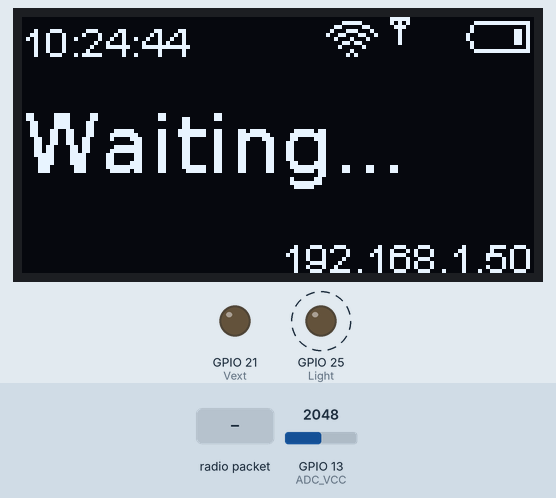
The sketch below on a simulated ESP32. On the bench: 128×64 one-colour display, output pins drawn as LEDs (lit = HIGH). Dashed ring = blinking. The inputs (shaded band) are chosen by the test bench; at power-on: GPIO 13 (ADC_VCC) = 2048. WiFi joins after 1.5 s; servers stay silent unless stated; the local clock reads 2024-03-15 10:24:30 at power-on unless the sketch sets it; random numbers use the default seed unless the sketch sets one; no radio packets arrive unless stated; what the sketch prints to the serial monitor is not drawn.

Above: at 14.5 s.
14.6 s: radio packet "1" arrives
At 16.6 s:
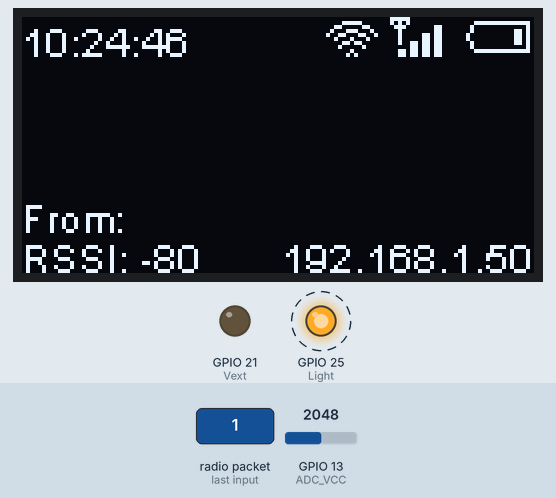
19.6 s: GPIO 13 (ADC_VCC) set to 2866
At 24.9 s:
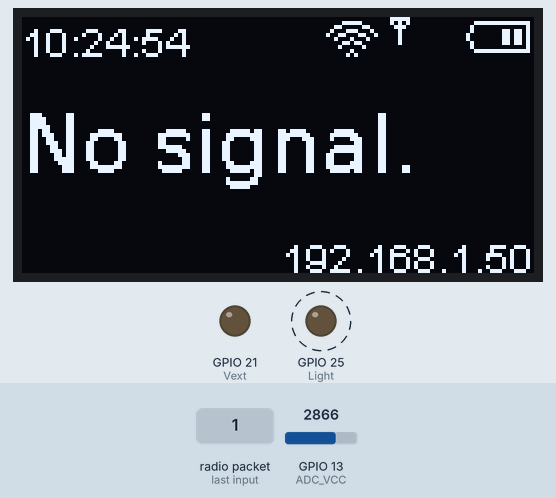
25.3 s: radio packet "0" arrives
At 26.3 s:
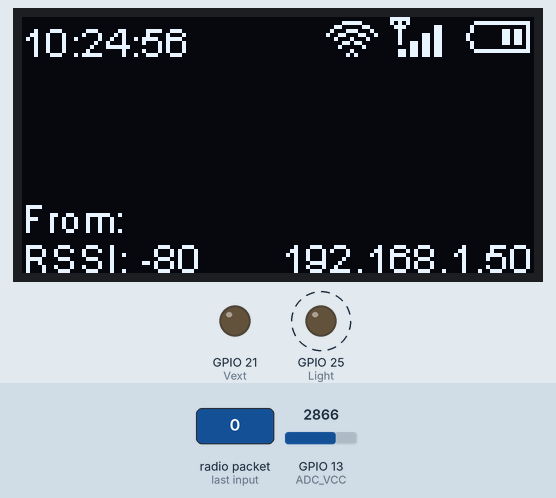
30.5 s: GPIO 13 (ADC_VCC) set to 3603
At 35.7 s:
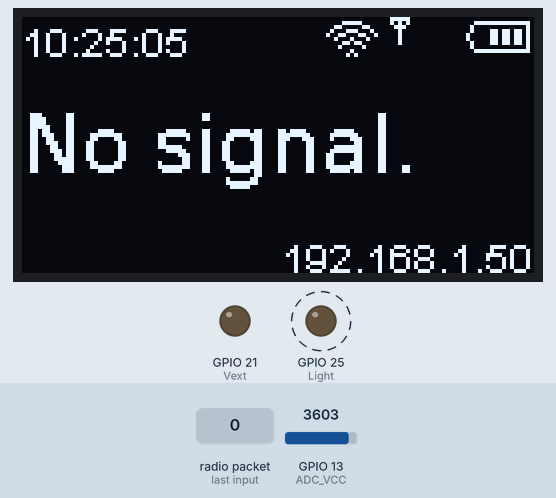
36.2 s: radio packet "2" arrives
At 38.8 s:
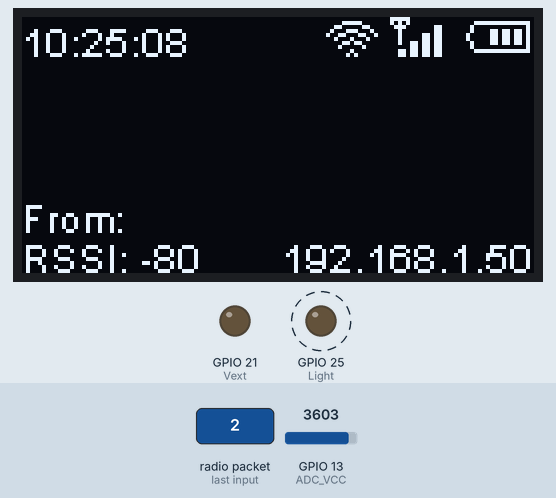
41.6 s: GPIO 13 (ADC_VCC) set to 4095
At 45.9 s:
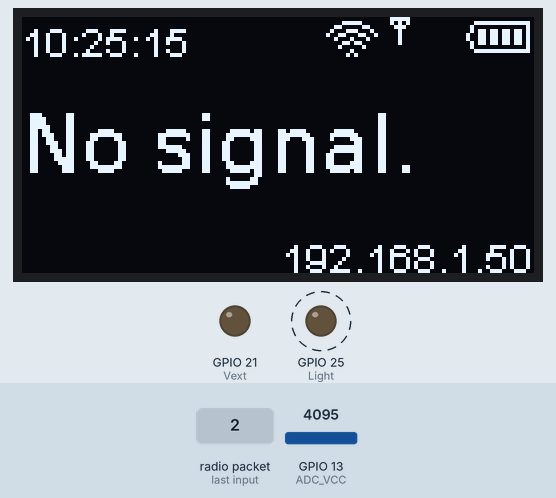
Timing chart, 0 to 48.3 s (numbered marks = the images above; inputs shaded):
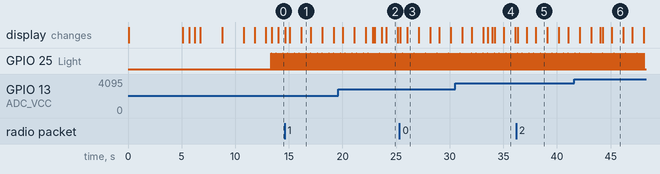

Measured:
- by itself, GPIO 25 (Light): alternates HIGH for 0.01 s and LOW for 0.20 s
- what the display in image 1 shows lasts 0.8 s, from 16.2 s to 17.0 s
- what the display in image 2 shows lasts 1.1 s, from 24.1 s to 25.2 s

The sketch:

lora-words.ino
```cpp
/*
 *
 * lora-words: simple sketch to illustrate sending and receiving
 * data over LoRa, in addition to using WiFi, getting the current
 * time from NTP, and displaying text and images on an OLED screen.
 *
 * The same code contains both sender and receiver, with
 * WORDS_SENDER defining what the built code will do.
 *
 * In sender mode, one of a list of 100 random words will be
 * sent over LoRa.
 *
 * In receive mode, the code listens for a random word, displaying
 * it on the screen, along with the LoRa RSSI, the WiFi signal
 * strength, and the current time (from NTP).
 *
 * The code is based largely on 'WiFi_LoRa_32FactoryTest.ino'
 * and other samples.
 *
 * Code has only been tested on a Heltec LoRa WiFi OLED v2 module.
 *
 * IMPORTANT: change the setting of BAND to suit your location.
 *
 */

#include <SPI.h>
#include <LoRa.h>
#include <Wire.h>
#include <time.h>
#include <ESPmDNS.h>

#include "SSD1306.h"
#include "WiFi.h"
#include "font_Dialog_plain_20.h"
#include "lora-words.h"
#include "words.h"
#include "signal_strength_xbm.h"
#include "wifi_strength_xbm.h"
#include "batt_charge_xbm.h"

#include "wifi_config.h"		// WiFi SSID and password.

// Pin definetion of WIFI LoRa 32
// HelTec AutoMation 2017 support@heltec.cn
#define SCK     5    // GPIO5  -- SX127x's SCK
#define MISO    19   // GPIO19 -- SX127x's MISO
#define MOSI    27   // GPIO27 -- SX127x's MOSI
#define SS      18   // GPIO18 -- SX127x's CS
#define RST     14   // GPIO14 -- SX127x's RESET
#define DI0     26   // GPIO26 -- SX127x's IRQ(Interrupt Request)
#define SDA      4
#define SCL     15
#define RSTOLED  16   //RST must be set by software
#define Light  25
#define ADC_VCC	(13)	// ADC to measure supply voltage. Only valid for Heltec ESP32.
#define V2  1

#ifdef V2 //WIFI Kit series V1 not support Vext control
  #define Vext  21
#endif

#define BAND    915E6 //868E6  //you can set band here directly,e.g. 868E6,915E6
#define PABOOST true

#define DISPLAY_HEIGHT 64
#define DISPLAY_WIDTH  128

#define MIN_WAIT_SECS		2*1000
#define WAIT_VARIANCE_SECS	2*1000

#define RSSI_NO_SIGNAL		(-999)

#define UTC_OFFSET 		10*60*60
#define NTP_UTC_OFFSET 	10*60*60
#define NTP_SERVER		"time.iinet.net.au" // Local NTP server.

#define WORDS_BUILD_DATE (__DATE__ __TIME__)
#define WORDS_BUILD_FILE (strrchr(__FILE__, '/') ? strrchr(__FILE__, '/') + 1 : __FILE__)

#define NAME_PREFIX		("LORA")

#define NO_DISPLAY_HOST	("LORAB2D4")	// The LoRa module with a broken display.

String rssi = "RSSI --";
String packSize = "--";
String packet;

pp_packet this_packet;

unsigned int counter = 0;

bool receiveflag = false; 		// Software flag for LoRa receiver, received data makes it true, indicating that a packet has arrived.

long lastSendTime = 0;        	// last send time
long lastReceiveTime = 0;     	// last packet received
int interval = 1000;          	// interval between sends

long lastVCCTime = 0;     		// Last time supply voltage checked.
int vcc_interval = 5 * 1000;   	// Interval between checks.

bool use_display = true;		// Always enable display (will be disabled later, if needed).

bool receive_mutex = false;

char time_buffer[9] = ""; // HH:MM:SS + NULL

int received_signal_strength = RSSI_NO_SIGNAL;

int ntp_offset = 0;

bool screen_up = false;
bool wifi_up = false;
bool ntp_up = false;
bool lora_up = false;
bool mdns_up = false;

char hostname[64] = "";
char my_name[9] = "";

double vcc = 0;

/*
 * Key feature flag.
 *
 * true = sends words
 * false = receiver
 *
 */
bool words_sender = false;


SSD1306  display(0x3c, SDA, SCL, RSTOLED);

void show_startup_screen(String line1, String line2, String line3, String line4, String line5, int progress = -1){

	if (!use_display){
		return;
	}

	display.clear();
	display.setFont(ArialMT_Plain_10);
	display.drawString(0, 0, line1);
	display.drawString(0, 10, line2);
	display.drawString(0, 20, line3);
	display.drawString(0, 30, line4);
	display.drawString(0, 40, line5);

	if (-1 != progress){
		display.drawProgressBar(0, 55, 120, 8, progress);
	}

	display.display();

	return;
}

void show_splash_screen(String info){

	if (!use_display) {
		return;
	}

	display.clear();

	display.setColor(WHITE);
	display.drawProgressBar(0, 0, DISPLAY_WIDTH, 25, 100);

	display.setColor(BLACK);
	display.setFont(Dialog_plain_20);
	display.setTextAlignment(TEXT_ALIGN_CENTER);
//	display.drawString(DISPLAY_WIDTH / 2, 0, "bimblers");
	display.drawString(DISPLAY_WIDTH / 2, 0, String(my_name));


	display.setColor(WHITE);
	display.setFont(ArialMT_Plain_10);
	display.setTextAlignment(TEXT_ALIGN_LEFT);
	display.drawString(0, 30, WORDS_BUILD_FILE);
	display.drawString(0, 40, WORDS_BUILD_DATE);

	display.drawString(0, 50, info);

	display.display();

	delay (4000);

	return;
}

/*
 * Return a bitmap representing the WiFi RSSI.
 *
 * Lookups taken from:
 * 	https://www.adriangranados.com/blog/dbm-to-percent-conversion
 *
 */
unsigned char* wifi_rssi_xbm (int rssi) {

	unsigned char* xbm = wifi_image_0;

/*	if (rssi >= -90) {
		xbm = wifi_image_20;
	}*/

	if (rssi >= -90) {
		xbm = wifi_image_40;
	}

	if (rssi >= -80) {
		xbm = wifi_image_60;
	}

	if (rssi >= -70) {
		xbm = wifi_image_80;
	}

	if (rssi >= -60) {
		xbm = wifi_image_100;
	}

	return xbm;
}


/*
 * Return a bitmap representing the LoRa RSSI.
 *
 * Note that various lookups exist on the internet, but it seems
 * that one of the key features of LoRa is that signals can be usefully
 * received at very low RSSI values.
 *
 */
unsigned char* lora_rssi_xbm (int rssi) {

	unsigned char* xbm = signal_image_0;


	// i.e. we will show a 20% signal strength at RSSI of -130 or above.
	// This oroughly corresponds to the weakest RSSI which will allow
	// data to be transmitted and received.
	if (rssi >= -130) {
		xbm = signal_image_20;
	}

	if (rssi >= -110) {
		xbm = signal_image_40;
	}

	if (rssi >= -90) {
		xbm = signal_image_60;
	}

	if (rssi >= -80) {
		xbm = signal_image_80;
	}

	if (rssi >= -60) {
		xbm = signal_image_100;
	}

	return xbm;
}

/*
 * Return a bitmap representing the supply voltage.
 *
 *
 */
unsigned char* vcc_xbm (double volts) {

	unsigned char* xbm = batt_image_0;

	if (volts >= 1.5) {
		xbm = batt_image_40;
	}

	if (volts >= 2.0) {
		xbm = batt_image_60;
	}

	if (volts >= 2.5) {
		xbm = batt_image_80;
	}

	if (volts >= 3.0) {
		xbm = batt_image_100;
	}

	return xbm;
}

/* ADC readings v voltage
 *  y = -0.000000000009824x3 + 0.000000016557283x2 + 0.000854596860691x + 0.065440348345433
 // Polynomial curve match, based on raw data thus:
 *   464     0.5
 *  1088     1.0
 *  1707     1.5
 *  2331     2.0
 *  2951     2.5
 *  3775     3.0
 *
 */
double read_voltage(){

	double reading = analogRead(ADC_VCC); // Reference voltage is 3v3 so maximum reading is 3v3 = 4095 in range 0 to 4095

//	Serial.println("Vcc ADC reading: " + String(reading));

	if(reading < 1 || reading > 4095) {
		Serial.println("Vcc: reading out of range.");

		return 0;
	}

	vcc = -0.000000000000016 * pow(reading,4) + 0.000000000118171 * pow(reading,3)- 0.000000301211691 * pow(reading,2)+ 0.001109019271794 * reading + 0.034143524634089;

	Serial.println("Vcc: " + String(vcc));

	return vcc;
}


void check_time (){

	struct tm tmstruct;

	if(!ntp_up) {
		return;
	}

	getLocalTime(&tmstruct);

    sprintf(time_buffer, "%02d:%02d:%02d", tmstruct.tm_hour, tmstruct.tm_min, tmstruct.tm_sec);

	return;
}

void show_gui(String text, int ssi){

	char buffer[100];

	if (!use_display) {
		return;
	}

	// Don't update display whist we're processing a packet receive event, as
	// the buffer may still be being filled.
	// There are probably better mechanisms for this, but I'm still learning.
	if (receive_mutex){
		return;
	}

	display.clear();
	display.setColor(WHITE);

	// RSSI of the most recent packet received, in text.
	if (ssi != RSSI_NO_SIGNAL) {
		display.setTextAlignment(TEXT_ALIGN_LEFT);
		display.setFont(ArialMT_Plain_10);
		display.drawString(0, 54, "RSSI: " + String(ssi));
	}

	// Supply voltage.
  	display.drawXbm(DISPLAY_WIDTH - BATT_IMAGE_WIDTH, 0,
	  				BATT_IMAGE_WIDTH, BATT_IMAGE_HEIGHT,
					vcc_xbm(vcc));

	if (0) {
		char buf[32] = "";
		sprintf(buf, "Vcc: %0.2f V", vcc);
		display.setTextAlignment(TEXT_ALIGN_RIGHT);
		display.setFont(ArialMT_Plain_10);
		display.drawString(DISPLAY_WIDTH, 10, String(buf));
	}


	// RSSI of the most recent packet received, as a bitmap.
  	display.drawXbm(DISPLAY_WIDTH - SIGNAL_IMAGE_WIDTH - (BATT_IMAGE_WIDTH + 2), 0,
	  				SIGNAL_IMAGE_WIDTH, SIGNAL_IMAGE_HEIGHT,
					lora_rssi_xbm(ssi));

	// The time.
	display.setTextAlignment(TEXT_ALIGN_LEFT);
	display.setFont(ArialMT_Plain_10);
	display.drawString(0, 0, String(time_buffer));

	// RSSI of the WiFi connection.
  	display.drawXbm(DISPLAY_WIDTH - (SIGNAL_IMAGE_WIDTH + 1) - WIFI_IMAGE_WIDTH - (BATT_IMAGE_WIDTH + 2), 0,
	  				SIGNAL_IMAGE_WIDTH, SIGNAL_IMAGE_HEIGHT,
					wifi_rssi_xbm(WiFi.RSSI()));

	// WiFi IP.
	display.setTextAlignment(TEXT_ALIGN_RIGHT);
	display.setFont(ArialMT_Plain_10);
	display.drawString(DISPLAY_WIDTH, 54, WiFi.localIP().toString());

	// Main text
	display.setFont(Dialog_plain_20);
	display.setTextAlignment(TEXT_ALIGN_LEFT);
	display.drawString(0, 20, text);

	// From.
	if (ssi != RSSI_NO_SIGNAL) {
		display.setTextAlignment(TEXT_ALIGN_LEFT);
		display.setFont(ArialMT_Plain_10);
		display.drawString(0, 44, "From: " + String(this_packet.from));
	}


	// And render...
	display.display();

	return;
}

void setup_ntp() {

	if (!wifi_up) {
		return;
	}

	Serial.println("Setting up NTP...");

	show_startup_screen("Contacting time server...", "", "", "", "", 30);

	configTime(NTP_UTC_OFFSET, 0, NTP_SERVER, "0.pool.ntp.org", "1.pool.ntp.org");

	delay(2000);

	if (!time(nullptr)){
		show_startup_screen("Contacting time server...", "FAILED", "", "", "", 40);
	}
	else {
		show_startup_screen("Contacting time server...", "Succeeded", "", "", "", 50);
	}

	check_time();

	delay(1000);

	Serial.println("NTP set up.");

	ntp_up = true;

	return;
}

bool setup_mdns(char* host){

	Serial.println("Setting up MDNS...");

	show_startup_screen("Registering as", String(host) + "...", "", "", "", 60);

    if (!MDNS.begin(host)) {

		show_startup_screen("Registering as", String(host) + "...", "FAILED", "", "", 70);

        Serial.println("Error setting up MDNS responder!");

		delay(1000);

		return false;
    }

	show_startup_screen("Registering as", String(host) + "...", "Succeeded", "", "", 70);

	Serial.println("MDNS set up.");

	mdns_up = true;

	delay(1000);

	return true;
}

void setup_wifi(void)
{
	byte count = 0;
	byte max_tries = 8;

	Serial.println("Setting up WiFi...");

	// Set WiFi to station mode and disconnect from an AP if it was previously connected
	WiFi.disconnect(true);

	wifi_up = false;

	delay(1000);

	strcpy (hostname, my_name);

	WiFi.setHostname(hostname);
	WiFi.mode(WIFI_STA);
	WiFi.setAutoConnect(true);

	// Loop over the number of networks we have defined in wifi_conf.h.
	for (int i = 0; i < NUM_WIFI_NETWORKS; i++) {
		count = 0;

		show_startup_screen("Connecting to WiFi...",
							String (wifi_networks[i].ssid),
							"Attempt " + String(count + 1) + " of " + String(max_tries),
							"", "", 10);

		WiFi.begin(wifi_networks[i].ssid, wifi_networks[i].pwd);  // Stored in wifi_config.h.

		delay(100);

		while(WiFi.status() != WL_CONNECTED && count < max_tries)
		{
			count ++;

			delay(500);

			show_startup_screen("Connecting to WiFi...",
								String (wifi_networks[i].ssid),
								"Attempt " + String(count + 1) + " of " + String(max_tries),
								"", "", 10);
		}

		if(WiFi.status() == WL_CONNECTED)
		{
			show_startup_screen("Connected to WiFi.", WiFi.SSID(), "IP:" + String(WiFi.localIP().toString()), "", "", 20);
			wifi_up = true;

			Serial.println("WiFi connected. [" + WiFi.SSID() + "]");

			break;
		}
		else // Connect failed. Try the next network.
		{
			show_startup_screen("Connecting to WiFi...", String (wifi_networks[i].ssid), "FAILED", "", "", 10);
			delay (1000);
		}
	}

	delay(2000);

	return;
}

void setup_screen (){

	pinMode(Vext,OUTPUT);
	digitalWrite(Vext, LOW);    //// OLED USE Vext as power supply, must turn ON Vext before OLED init
	delay(50);

	display.init();
	display.flipScreenVertically();
	display.setFont(ArialMT_Plain_10);

	display.clear();

	screen_up = true;

	return;
}

void setup_lora(){

	Serial.println("Setting up LoRa...");

	show_startup_screen("Starting LoRa...", "", "", "", "", 80);

	SPI.begin(SCK,MISO,MOSI,SS);

	LoRa.setPins(SS,RST,DI0);

	if (!LoRa.begin(BAND,PABOOST))
	{
		Serial.println("LoRa initialise failed");

		show_startup_screen("Starting LoRa...", "FAILED", "", "", "", 90);

		while (1);
	}

	show_startup_screen("Starting LoRa...", "Succeeded", "", "", "", 100);
	Serial.println("LoRa initialised.");

	delay(500);

	lora_up = true;

	return;
}

void whoami (){
	uint64_t chipid;

	// Note that code using getChipID wouldn't compile for me.
	chipid=ESP.getEfuseMac();	//The chip ID is its MAC address (length: 6 bytes).

	// Use last 4 hex digits (reversed to match MAC) as name.
	sprintf (my_name, "%s%02X%02X", NAME_PREFIX, ((uint16_t)(chipid>>32) & 0x00ff), ((uint16_t)(chipid>>32) >> 8));

	Serial.println("My name is: " + String(my_name));

	return;
}

void light_on(){
	digitalWrite(Light,HIGH);
}

void light_off(){
	digitalWrite(Light,LOW);
}

void send_word(){

	char random_word[100] = "";
	char packet[PACKET_STRING_SIZE + 1] = "";

	// Build the packet.
	sprintf (packet, "%s%c%s%c%s%c%ld%c",
				my_name, PACKET_DIV,
				PACKET_BROADCAST , PACKET_DIV,
				word_array[random(100-1)], PACKET_DIV, 	// Arrays are zero-indexed.
				++counter, PACKET_DIV);

	LoRa.beginPacket();
	LoRa.print (String(packet));
	LoRa.endPacket();

	// Put radio back into receive mode (not really needed here).
	LoRa.receive();

//	Serial.println ("Packet " + (String)(counter-1) + " (" + random_word + ") sent.");
	Serial.println ("Packet '" + (String)(packet) + "' sent.");

	if (use_display){
		display.clear();
		display.drawString(0, 50, "Packet " + (String)(counter) + " sent.");
		display.display();
	}

	return;
}

void setup()
{
	Serial.begin(115200);
	while (!Serial);
	Serial.println("Starting...");

	pinMode(Light,OUTPUT);

	// Get my ID.
	whoami();

	if (0 == strcmp (NO_DISPLAY_HOST, my_name)) {
		Serial.println("LoRa module with a broken display - not enabling screen.");
		use_display = false;
	}

	// PP override.
//	use_display = true;

	Serial.println("lora-words");

	// Only use the display if we're receiving.
	if(use_display) {
		setup_screen();
	}

	// Show the splash screen.
	if(words_sender){
		show_splash_screen("Mode: Sender");
		Serial.println("Mode: Sender");
	}
	else {
		show_splash_screen("Mode: Receiver");
		Serial.println("Mode: Receiver");
	}

	if (!words_sender){
		setup_wifi();
		setup_ntp();
		setup_mdns(hostname);
	}

	setup_lora();

	// Read the supply voltage on startup.
	read_voltage();


	if (!words_sender) {

		Serial.println("Setting radio to receive mode.");

		// register the receive callback
		LoRa.onReceive(onReceive);

		// put the radio into receive mode
		LoRa.receive();
	}

	if(use_display) {

		check_time();

		show_gui("Waiting...", RSSI_NO_SIGNAL);
	}
}

void loop()
{
	// Make the LED blink.
	light_on();

	// Check the battery every 5 secs, or on startup.
	if(millis() - lastVCCTime > vcc_interval)
	{
		read_voltage();

		lastVCCTime = millis();
	}

	// Sender.
	if (words_sender){

		// Do we need to send yet?
		if(millis() - lastSendTime > interval)//waiting LoRa interrupt
		{
			send_word();

			// Set up the random delay.
			interval = random(MIN_WAIT_SECS) + WAIT_VARIANCE_SECS;

			lastSendTime = millis();
		}
	}

	// Receiver.
	if (!words_sender){
		check_time();

		// Just started.
		if (RSSI_NO_SIGNAL == received_signal_strength) {

			show_gui("Waiting...", RSSI_NO_SIGNAL);

		}
		else {
			// Timeout on receiving packets.
			if(millis() - lastReceiveTime > (2 * (MIN_WAIT_SECS	+ WAIT_VARIANCE_SECS))){

				show_gui("No signal.", RSSI_NO_SIGNAL);

			}
			else {

				// Most cases - refresh the display.
				show_gui(this_packet.payload, received_signal_strength);
			}
		}

	}

	// Make the LED blink.
	light_off();

	delay(200);
}

bool unpack_packet (const char* in_packet, pp_packet* parsed_packet) {

	byte count = 0;
	bool rtn = false;
	char* token = NULL;

	memset (parsed_packet, 0, sizeof (pp_packet));

	// Get the first divider.
	token = strtok((char*) in_packet, (char*) PACKET_DIV_STR);

	while (token) {

		switch (count) {
			case 0:
				strncpy (parsed_packet->from, token, PACKET_HOST_SIZE);
//				Serial.println("Got token: '" + String (token) + "'");
				break;

			case 1:
				strncpy (parsed_packet->to, token, PACKET_HOST_SIZE);
//				Serial.println("Got token: '" + String (token) + "'");
				break;

			case 2:
				strncpy (parsed_packet->payload, token, PACKET_PAYLOAD_SIZE);
//				Serial.println("Got token: '" + String (token) + "'");
				break;

			case 3:
				strncpy (parsed_packet->sequence, token, PACKET_SEQ_SIZE);
//				Serial.println("Got token: '" + String (token) + "'");
				rtn = true;
				break;

		}

		token = strtok(NULL, (char*) PACKET_DIV_STR);

		count++;
	}

	return rtn;
}

void onReceive(int packetSize)//LoRa receiver interrupt service
{
	char str_packet[PACKET_STRING_SIZE+1] = "";

	pp_packet temp_packet;

	packet = "";
    packSize = String(packetSize,DEC);

	receive_mutex = true;

    while (LoRa.available())
    {
		packet += (char) LoRa.read();
    }

	strncpy (str_packet, packet.c_str(), PACKET_STRING_SIZE);

	Serial.println ("Packet: [" + packet + "]");

	lastReceiveTime = millis();

//    Serial.println(packet);
    rssi = "RSSI: " + String(LoRa.packetRssi(), DEC);

	received_signal_strength = LoRa.packetRssi();

	// Unpack the packet.
	if (unpack_packet(str_packet, &temp_packet)) {
/*		Serial.println ("Packet: [" + packet + "]");
		Serial.println ("-> From:    " + String(this_packet.from));
		Serial.println ("-> To:      " + String(this_packet.to));
		Serial.println ("-> Payload: " + String(this_packet.payload));
		Serial.println ("-> Seq:     " + String(this_packet.sequence)); */

		// Only store the new packet if we've successfully unpacked and it's for us.
		if (strncmp (temp_packet.to, my_name, PACKET_HOST_SIZE) || (strncmp(PACKET_BROADCAST, temp_packet.to, PACKET_HOST_SIZE))){

			Serial.println("-> Processsing packet.");

			memcpy(&this_packet, &temp_packet, sizeof(this_packet));

			// Could set a 'new packet' flag here.
		}

//	    receiveflag = true;
	}

	receive_mutex = false;

    //receiveflag = true;
}
```

Source omitted: tt_charge_xbm.h (data table, 1250 bytes), log_plain_20.h (data table, 46336 bytes), lora-words.h (829 bytes), _strength_xbm.h (data table, 2178 bytes), i_strength_xbm.h (data table, 941 bytes), words.h (1558 bytes), wifi_config.h (316 bytes)
